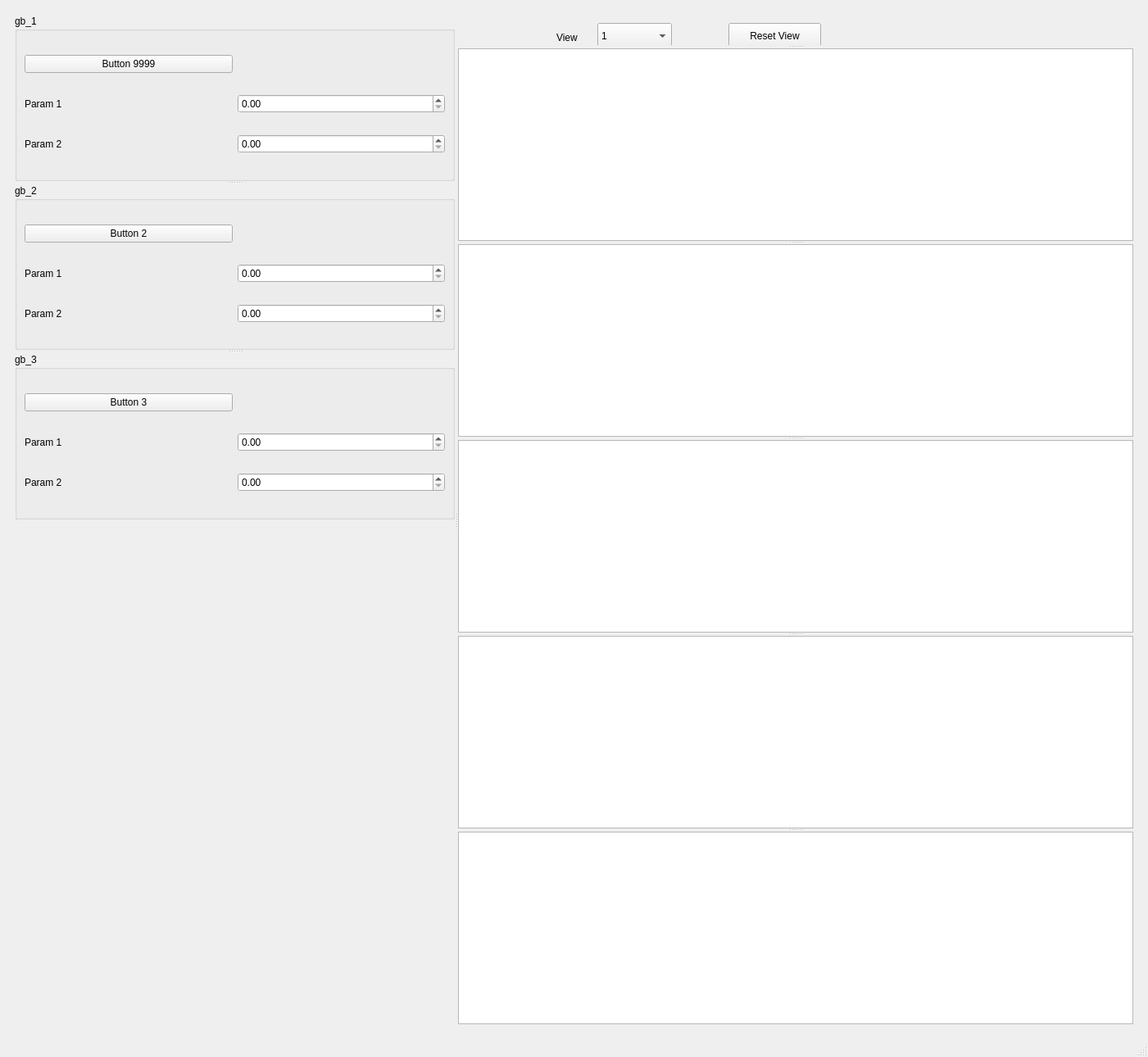
<?xml version="1.0" encoding="UTF-8"?>
<ui version="4.0">
 <class>MainWindow</class>
 <widget class="QMainWindow" name="MainWindow">
  <property name="geometry">
   <rect>
    <x>0</x>
    <y>0</y>
    <width>1401</width>
    <height>1290</height>
   </rect>
  </property>
  <property name="windowTitle">
   <string>MainWindow</string>
  </property>
  <widget class="QWidget" name="centralwidget">
   <layout class="QHBoxLayout" name="horizontalLayout">
    <item>
     <widget class="QWidget" name="widget2" native="true">
      <layout class="QHBoxLayout" name="horizontalLayout_2">
       <item>
        <widget class="QSplitter" name="splitter_main">
         <property name="orientation">
          <enum>Qt::Horizontal</enum>
         </property>
         <widget class="QWidget" name="layoutWidget">
          <layout class="QVBoxLayout" name="verticalLayout_left">
           <item>
            <widget class="QSplitter" name="splitter_left">
             <property name="orientation">
              <enum>Qt::Vertical</enum>
             </property>
             <widget class="QGroupBox" name="groupBox_1">
              <property name="title">
               <string>gb_1</string>
              </property>
              <property name="alignment">
               <set>Qt::AlignLeading|Qt::AlignLeft|Qt::AlignTop</set>
              </property>
              <layout class="QGridLayout" name="gridLayout">
               <item row="4" column="0">
                <widget class="QLabel" name="label_2">
                 <property name="text">
                  <string>Param 2</string>
                 </property>
                </widget>
               </item>
               <item row="0" column="0">
                <widget class="QPushButton" name="pushButton_1">
                 <property name="text">
                  <string>Button 9999</string>
                 </property>
                </widget>
               </item>
               <item row="4" column="1">
                <widget class="QDoubleSpinBox" name="doubleSpinBox_param2"/>
               </item>
               <item row="2" column="0">
                <widget class="QLabel" name="label">
                 <property name="text">
                  <string>Param 1</string>
                 </property>
                </widget>
               </item>
               <item row="2" column="1">
                <widget class="QDoubleSpinBox" name="doubleSpinBox_param1"/>
               </item>
              </layout>
             </widget>
             <widget class="QGroupBox" name="groupBox_2">
              <property name="title">
               <string>gb_2</string>
              </property>
              <property name="alignment">
               <set>Qt::AlignLeading|Qt::AlignLeft|Qt::AlignTop</set>
              </property>
              <layout class="QGridLayout" name="gridLayout_2">
               <item row="0" column="0">
                <widget class="QPushButton" name="pushButton_2">
                 <property name="text">
                  <string>Button 2</string>
                 </property>
                </widget>
               </item>
               <item row="1" column="0">
                <widget class="QLabel" name="label_3">
                 <property name="text">
                  <string>Param 1</string>
                 </property>
                </widget>
               </item>
               <item row="1" column="1">
                <widget class="QDoubleSpinBox" name="doubleSpinBox_param1_2"/>
               </item>
               <item row="2" column="0">
                <widget class="QLabel" name="label_4">
                 <property name="text">
                  <string>Param 2</string>
                 </property>
                </widget>
               </item>
               <item row="2" column="1">
                <widget class="QDoubleSpinBox" name="doubleSpinBox_param2_2"/>
               </item>
              </layout>
             </widget>
             <widget class="QGroupBox" name="groupBox_3">
              <property name="title">
               <string>gb_3</string>
              </property>
              <property name="alignment">
               <set>Qt::AlignLeading|Qt::AlignLeft|Qt::AlignTop</set>
              </property>
              <layout class="QGridLayout" name="gridLayout_3">
               <item row="0" column="0">
                <widget class="QPushButton" name="pushButton_3">
                 <property name="text">
                  <string>Button 3</string>
                 </property>
                </widget>
               </item>
               <item row="1" column="0">
                <widget class="QLabel" name="label_5">
                 <property name="text">
                  <string>Param 1</string>
                 </property>
                </widget>
               </item>
               <item row="1" column="1">
                <widget class="QDoubleSpinBox" name="doubleSpinBox_param1_3"/>
               </item>
               <item row="2" column="0">
                <widget class="QLabel" name="label_6">
                 <property name="text">
                  <string>Param 2</string>
                 </property>
                </widget>
               </item>
               <item row="2" column="1">
                <widget class="QDoubleSpinBox" name="doubleSpinBox_param2_3"/>
               </item>
              </layout>
             </widget>
            </widget>
           </item>
           <item>
            <spacer name="verticalSpacer">
             <property name="orientation">
              <enum>Qt::Vertical</enum>
             </property>
             <property name="sizeHint" stdset="0">
              <size>
               <width>20</width>
               <height>40</height>
              </size>
             </property>
            </spacer>
           </item>
          </layout>
         </widget>
         <widget class="QWidget" name="layoutWidget_2">
          <layout class="QVBoxLayout" name="verticalLayout_right">
           <item>
            <widget class="QSplitter" name="splitter_right">
             <property name="orientation">
              <enum>Qt::Vertical</enum>
             </property>
             <widget class="QWidget" name="widget" native="true">
              <widget class="QLabel" name="label_7">
               <property name="geometry">
                <rect>
                 <x>120</x>
                 <y>20</y>
                 <width>41</width>
                 <height>16</height>
                </rect>
               </property>
               <property name="text">
                <string>View</string>
               </property>
              </widget>
              <widget class="QComboBox" name="comboBox_view">
               <property name="geometry">
                <rect>
                 <x>170</x>
                 <y>10</y>
                 <width>91</width>
                 <height>32</height>
                </rect>
               </property>
               <item>
                <property name="text">
                 <string>1</string>
                </property>
               </item>
               <item>
                <property name="text">
                 <string>2</string>
                </property>
               </item>
               <item>
                <property name="text">
                 <string>3</string>
                </property>
               </item>
               <item>
                <property name="text">
                 <string>4</string>
                </property>
               </item>
              </widget>
              <widget class="QPushButton" name="pushButton_reset">
               <property name="geometry">
                <rect>
                 <x>330</x>
                 <y>10</y>
                 <width>113</width>
                 <height>32</height>
                </rect>
               </property>
               <property name="text">
                <string>Reset View</string>
               </property>
              </widget>
             </widget>
             <widget class="PlotWidget" name="plotwidget_rawsum"/>
             <widget class="PlotWidget" name="plotwidget_expnormsum"/>
             <widget class="PlotWidget" name="plotwidget_f_f0"/>
             <widget class="PlotWidget" name="plotwidget_df_f0"/>
             <widget class="PlotWidget" name="plotwidget_diameter"/>
            </widget>
           </item>
          </layout>
         </widget>
        </widget>
       </item>
      </layout>
     </widget>
    </item>
   </layout>
  </widget>
  <widget class="QMenuBar" name="menubar">
   <property name="geometry">
    <rect>
     <x>0</x>
     <y>0</y>
     <width>1401</width>
     <height>24</height>
    </rect>
   </property>
  </widget>
  <widget class="QStatusBar" name="statusbar"/>
 </widget>
 <customwidgets>
  <customwidget>
   <class>PlotWidget</class>
   <extends>QGraphicsView</extends>
   <header>pyqtgraph</header>
  </customwidget>
 </customwidgets>
 <resources/>
 <connections/>
</ui>
